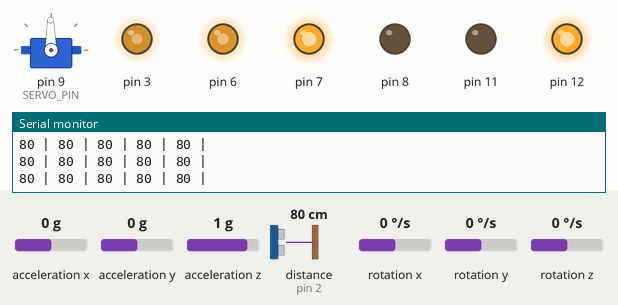
Bench run of a sketch on a simulated Arduino Uno, built with avr-gcc and run on an emulated ATmega328P. On the bench: servo, output pins drawn as LEDs (lit = HIGH), the last lines printed to the serial monitor. The test bench sets the inputs (shaded band); at power-on: distance to the obstacle (sensor on pin 2) 80 cm, acceleration x 0 g, acceleration y 0 g, acceleration z 1 g, rotation x 0 °/s, rotation y 0 °/s, rotation z 0 °/s. The echo pulse lasts 58.3 µs per cm.

Above: at 1.2 s.
1.3 s: distance to the obstacle (sensor on pin 2) set to 2 cm
At 1.36 s:
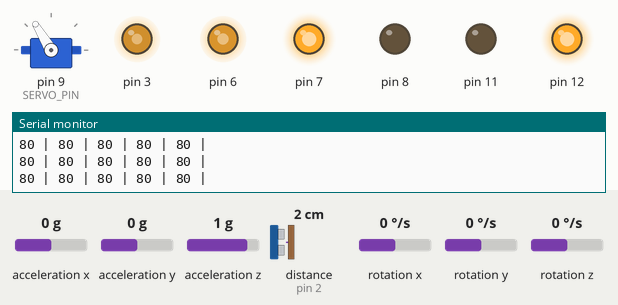
4.3 s: distance to the obstacle (sensor on pin 2) set to 4 cm
At 4.47 s:
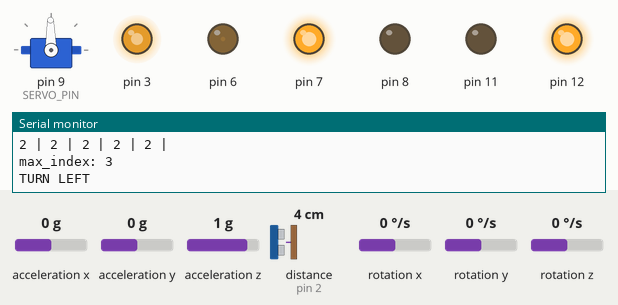
7.3 s: distance to the obstacle (sensor on pin 2) set to 47 cm
10.3 s: distance to the obstacle (sensor on pin 2) set to 53 cm
At 10.4 s:
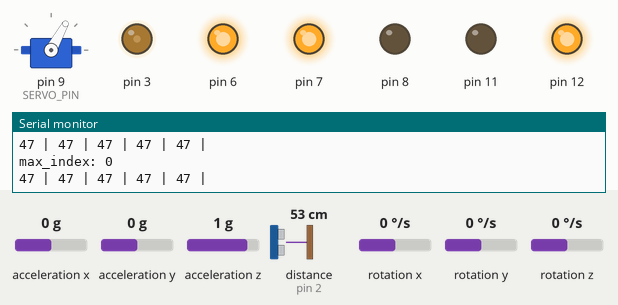
Timing chart, 0 to 14.3 s (numbered marks = the images above; inputs shaded):
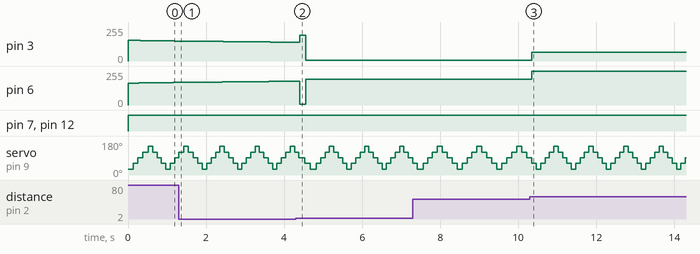

The sketch:

FinalServoTurnAlg2.ino
```cpp
//Import libraries
#include <motor_control.h>
#include <HC_SR04.h>
#include <SODAR.h>
#include <State.h>
#include <PID_v1.h>
#include <MPU6050.h>

// Servo Pin declaration
#define SERVO_PIN 9

//Ultrasonic distance sensor pin declaration
#define TRIG_PIN 10
#define ECHO_PIN 2
#define ECHO_INT 0
#define CENTER 91
#define RESOLUTION 30
#define UPPER_RANGE 151
#define LOWER_RANGE 31

//Global Variables
//Distance threshold variable
int thresh = 50;

//SODAR
//NOTE: in SODAR.cpp, remember to adjust the estimated_servo_response_time variable accordingly (on line 22)
SODAR mysodar(TRIG_PIN, ECHO_PIN, ECHO_INT, SERVO_PIN, 91, RESOLUTION, UPPER_RANGE, LOWER_RANGE);
//You can also adjust it since it's a public variable (you'll have to do this in void setup()
//mysodar.estimated_servo_response_time = 100;

//State
State control_state;

//PID for driving straight
double input, output, setpoint;
double kp = 5;
double ki = 5;
double kd = 0;
PID controller(&input, &output, &setpoint, kp, ki, kd, DIRECT);

//Accelerometer/Gyro
MPU6050 IMU(4, 5);

void setup() {
  //Initialize Motors
  motor_setup();

  //Make servo piin an output
  pinMode(SERVO_PIN, OUTPUT);

  //Initialize Sodar
  //adjust estaimted servo response time
  mysodar.estimated_servo_response_time = 100;
  mysodar.initialize_arrays();
  mysodar.init();

  //Initialize State
  control_state.setLinearState(160); //Set linear state to drive forward
  control_state.setRotationState(-1); //Set rotation state to drive straight

  //Initialize PID controller hyper params
  controller.SetOutputLimits(-95, 95);
  controller.SetSampleTime(25); //Set sample time to 25ms interval
  controller.SetMode(1); //Turns on the PID controller

  //Initialize MPU6050
  IMU.initialize();
  IMU.update();

  //begin serial for debugging
  Serial.begin(9600);
}

void loop() {
  //Update the sodar to move to next position etc...
  mysodar.update();

  //Update the IMU
  IMU.update();

  //object detection
  int max_index = max_distance();
  int min_index = min_distance();

  //update motion control parameters based on object detection output, adjust distance threshold here
  update_motion_control(max_index, min_index, thresh);

  //Update PID parameters
  setpoint = control_state.getRotationState();
  input = IMU.get_ang_vel('z');

  //Compute PID
  controller.Compute();

  //Update power to motors
  raw_motor_control(control_state.getLinearState() - output, control_state.getLinearState() + output);

  //Print distance array for debugging
  print_array(mysodar.distance, mysodar.array_length);
}

//algorithm to "find and object"
int max_distance()
{
  //Check each part of the distance array
  int max_index = find_max(mysodar.distance, mysodar.array_length);
  return max_index; //Return maximum index value
}
int min_distance()
{
  //Check each part of the distance array
  int min_index = find_min(mysodar.distance, mysodar.array_length);
  return min_index; //Return maximum index value
}

//Based on the output from object_detection, State accordingly
void update_motion_control(int max_index, int min_index, int threshold)
{
  //Get minimum value at min_index
  int max_val = mysodar.distance[max_index];
  int min_val = mysodar.distance[min_index];

  //If the min_val is < threshold, update state accordingly
  if (/*min_val*/ mysodar.distance[2] < threshold) {
    Serial.print("max_index: "); Serial.println(max_index);

    //nested if statements to decide turning etc...
    //Note that the parameters in mysodar made the array length 5 in this case
    //There is a way to generalize this for any array size but for simplicity
    //this is hardcoded for a 5 length array.
    if (max_index == 3 || max_index == 4) { //slow down Turn left
      control_state.setRotationState(70);
      control_state.setLinearState(100);
      Serial.println("TURN LEFT");
    }
    else if (max_index == 1 || max_index == 2){ //slowdown Turn Right
      control_state.setRotationState(-70);
      control_state.setLinearState(100);
      Serial.println("TURN RIGHT");
    }
  }


  //Else reset controller state and return
  else {
    control_state.setRotationState(-1); //no rotation
    control_state.setLinearState(160); //drive forward
    return;
  }
}

//Pass in an array and it's length, return the index the maximum is at
int find_max(int dist[], int arr_size)
{
  float maximum = dist[0];
  int max_index = 0;
  //Start at index 1 so we don't have to have complex logic inside the for loop
  for (int i = 1; i < arr_size; i++)
  {
    if (dist[i] > dist[max_index] && dist[i] != 1213) {
      max_index = i; //if new value is less than minimum, set min_index to new value index
      maximum = dist[i];
    }
  }
  return max_index;
}

//Pass in an array and it's length, return the index the minimum is at
int find_min(int dist[], int arr_size)
{
  float minimum = dist[0];
  int min_index = 0;
  //Start at index 1 so we don't have to have complex logic inside the for loop
  for (int i = 1; i < arr_size; i++)
  {
    if (dist[i] < dist[min_index]) {
      min_index = i; //if new value is less than minimum, set min_index to new value index
      minimum = dist[i];
    }
  }
  return min_index;
}


void print_array(int arr[], int len)
{
  for (int i = 0; i < len; i++)
  {
    Serial.print(arr[i]);
    Serial.print(" | ");
  }
  Serial.println();
}
```

Measured:
- the behaviour switches between 49 and 50 cm on distance to the obstacle (sensor on pin 2) (found by bisection; images 2 and 3)
- after the input at 10.3 s, pin 3: 5/255 → 65/255 after 0.05 s; pin 6: 195/255 → 255/255 after 0.05 s
- by itself, servo on pin 9 (SERVO_PIN): repeats every 0.90 s: 31° 0.11 s, 61° 0.11 s, 91° 0.11 s, 121° 0.11 s, 151° 0.11 s, 121° 0.11 s, 91° 0.11 s, 61° 0.11 s
